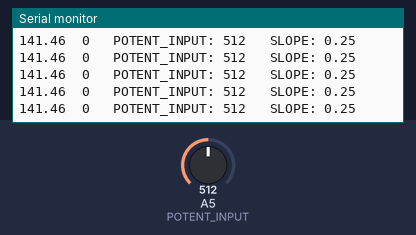
Bench run of a sketch on a simulated Arduino Uno, built with avr-gcc and run on an emulated ATmega328P. On the bench: the last lines printed to the serial monitor. Inputs (shaded band) come from the test bench; at power-on: A5 (POTENT_INPUT) = 512.

Above: at 1.2 s.
1.3 s: A5 (POTENT_INPUT) set to 716
At 2.1 s:
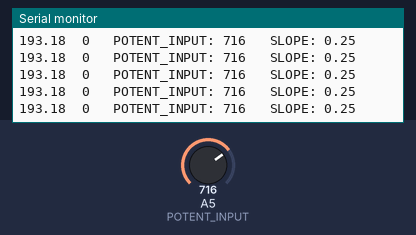
4.3 s: A5 (POTENT_INPUT) set to 900
At 5.0 s:
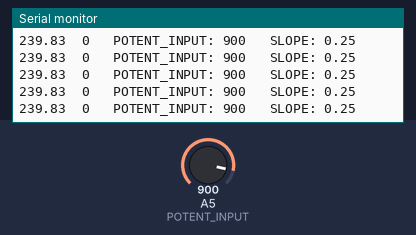
7.3 s: A5 (POTENT_INPUT) set to 1023
At 8.0 s:
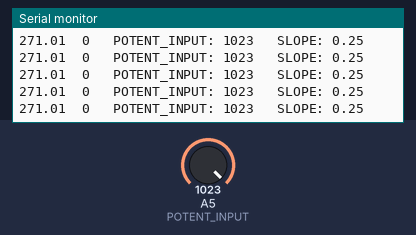
Timing chart, 0 to 9.0 s (numbered marks = the images above; inputs shaded):
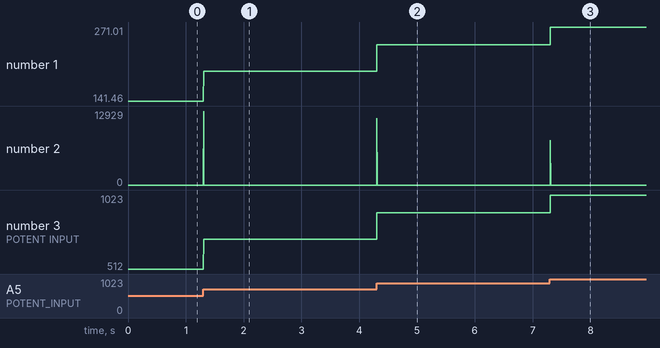

The sketch:

uno_angle_speed.ino
```cpp
// 300 degrees is b10k potentiometer max degrees
// 1023 is max potentiometer value
// Assuming that the values are linear, this should work

#define POTENT_INPUT A5

float DEADZONE = 90-78.34;
float SLOPE = 90/355.00;

// // GOOD
// float DEADZONE = 90 - 82.86; //90 - measured angle at 90 degrees
// float SLOPE = 90/330.00; //Real 90 degrees and potentiometer value

// float SLOPE = 82.86/304.00;
/*
float SLOPE = .2772;
float DEADZONE = 13.041;
*/
void setup() {
  // initialize serial communication at 9600 bits per second:
  Serial.begin(115200);


}

float calcAngle(int potentValue){
  // Simple y = mx+b formula where
  // b = DEADZONE
  // m = SLOPE
  // x = potentValue
  return potentValue  * SLOPE + DEADZONE;

}

float prevAngle = 0;
float prevTime = millis();

float newAngle = 0;
float newTime = 0;


// the loop routine runs over and over again forever:
void loop() {
  // read the input on analog pin 0:
  int potent_value = analogRead(POTENT_INPUT);
  newAngle = calcAngle(potent_value);
  newTime = millis();

  // Maybe do potent value instead
  int res =  1000 * abs(newAngle - prevAngle) / (newTime - prevTime);
  // print out the value you read:
  Serial.print(newAngle);
  Serial.print("\t");
  Serial.print(res);

  Serial.print("\t POTENT_INPUT: ");
  Serial.print(potent_value);
  Serial.print("\t SLOPE: ");
  Serial.println(SLOPE);
  prevAngle = newAngle;
  prevTime = newTime;
  //delay(1);  // delay in between reads for stability
}
```

Measured:
- after the input at 1.3 s, the serial monitor: prints a new line at once (image 1)
- after the input at 4.3 s, the serial monitor: prints a new line at once (image 2)
- after the input at 7.3 s, the serial monitor: prints a new line at once (image 3)
- plotted number 1: 141.46 → 193.18 after the input at 1.3 s, 193.18 → 239.83 after the input at 4.3 s, 239.83 → 271.01 after the input at 7.3 s
- plotted number 3: 512 → 716 after the input at 1.3 s, 716 → 900 after the input at 4.3 s, 900 → 1023 after the input at 7.3 s
